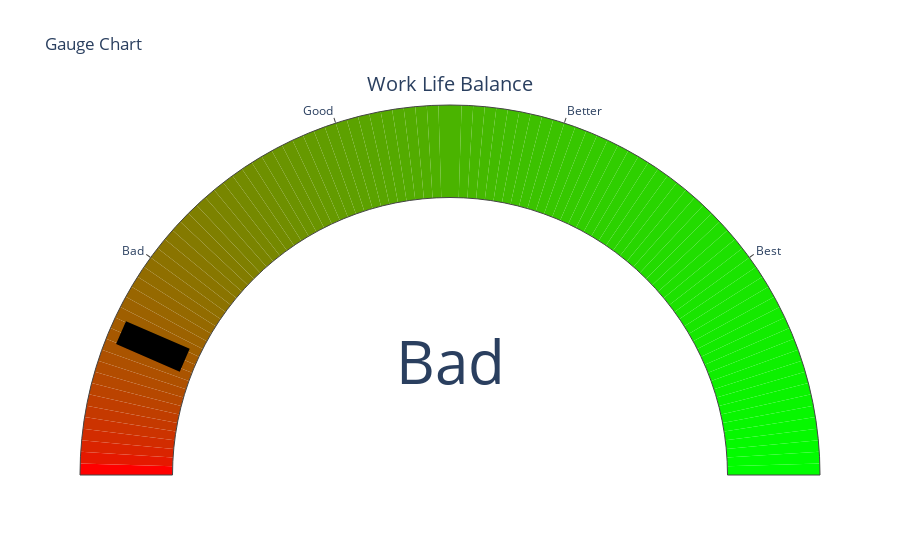

Notebook source saved alongside this figure:
### Code cell
import plotly.graph_objects as go
import numpy as np
df=make_query("SELECT life_balance FROM replacement")
risk_mapping = {'Bad': 13, 'Good': 38, 'Better': 63, 'Best':88}
df['balance_value'] = df['life_balance'].map(risk_mapping)
id = 1
num_steps = 100  # Número de pasos para la escala continua
# Generar colores interpolados para los pasos de la escala continua
colors_interpolated = [f'rgb({int(255*(1-np.sqrt(i/num_steps)))}, {int(255*np.sqrt(i/num_steps))}, 0)' for i in range(num_steps)]
tick_labels = ['Bad', 'Good', 'Better', 'Best']
tick_values = [20, 40, 60, 80]
layout = go.Layout(
    title='Gauge Chart',
    paper_bgcolor='rgba(0, 0, 0, 0)'
)
fig = go.Figure()
fig.add_trace(go.Indicator(
    mode='gauge',
    value=df['balance_value'].iloc[id],
    domain={'x': [0, 1], 'y': [0, 1]},
    title={'text': "Work Life Balance"},
    gauge={
        'axis': {'range': [0, 100], 'tickmode': 'array', 'tickvals': tick_values,'ticktext':tick_labels},
        'bar': {'color': 'rgba(0, 0, 0, 0)', 'thickness': 0.75},
        'steps': [{'range': [i, i + 1], 'color': colors_interpolated[i]} for i in range(num_steps)],
        'threshold': {
            'line': {'color': 'black', 'width': 15},
            'thickness': .75,
            'value': df['balance_value'].iloc[id]
        },
        
    }
))
text_value = df['life_balance'].iloc[id]
fig.add_annotation(
    x=0.5, y=0.2,  # Coordenadas en el gráfico (0-1)
    text=text_value,
    showarrow=False,
    font=dict(size=60)
)
fig.update_layout(layout)
fig.show()

### Figure 1 — Plotly figure (JSON) as saved in the notebook; plotly's stock layout.template omitted (floating-point values rounded to 4 significant figures)
{"data": [{"domain": {"x": [0, 1], "y": [0, 1]}, "gauge": {"axis": {"range": [0, 100], "tickmode": "array", "ticktext": ["Bad", "Good", "Better", "Best"], "tickvals": [20, 40, 60, 80]}, "bar": {"color": "rgba(0, 0, 0, 0)", "thickness": 0.75}, "steps": [{"color": "rgb(255, 0, 0)", "range": [0, 1]}, {"color": "rgb(229, 25, 0)", "range": [1, 2]}, {"color": "rgb(218, 36, 0)", "range": [2, 3]}, {"color": "rgb(210, 44, 0)", "range": [3, 4]}, {"color": "rgb(204, 51, 0)", "range": [4, 5]}, {"color": "rgb(197, 57, 0)", "range": [5, 6]}, {"color": "rgb(192, 62, 0)", "range": [6, 7]}, {"color": "rgb(187, 67, 0)", "range": [7, 8]}, {"color": "rgb(182, 72, 0)", "range": [8, 9]}, {"color": "rgb(178, 76, 0)", "range": [9, 10]}, {"color": "rgb(174, 80, 0)", "range": [10, 11]}, {"color": "rgb(170, 84, 0)", "range": [11, 12]}, {"color": "rgb(166, 88, 0)", "range": [12, 13]}, {"color": "rgb(163, 91, 0)", "range": [13, 14]}, {"color": "rgb(159, 95, 0)", "range": [14, 15]}, {"color": "rgb(156, 98, 0)", "range": [15, 16]}, {"color": "rgb(153, 102, 0)", "range": [16, 17]}, {"color": "rgb(149, 105, 0)", "range": [17, 18]}, {"color": "rgb(146, 108, 0)", "range": [18, 19]}, {"color": "rgb(143, 111, 0)", "range": [19, 20]}, {"color": "rgb(140, 114, 0)", "range": [20, 21]}, {"color": "rgb(138, 116, 0)", "range": [21, 22]}, {"color": "rgb(135, 119, 0)", "range": [22, 23]}, {"color": "rgb(132, 122, 0)", "range": [23, 24]}, {"color": "rgb(130, 124, 0)", "range": [24, 25]}, {"color": "rgb(127, 127, 0)", "range": [25, 26]}, {"color": "rgb(124, 130, 0)", "range": [26, 27]}, {"color": "rgb(122, 132, 0)", "range": [27, 28]}, {"color": "rgb(120, 134, 0)", "range": [28, 29]}, {"color": "rgb(117, 137, 0)", "range": [29, 30]}, {"color": "rgb(115, 139, 0)", "range": [30, 31]}, {"color": "rgb(113, 141, 0)", "range": [31, 32]}, {"color": "rgb(110, 144, 0)", "range": [32, 33]}, {"color": "rgb(108, 146, 0)", "range": [33, 34]}, {"color": "rgb(106, 148, 0)", "range": [34, 35]}, {"color": "rgb(104, 150, 0)", "range": [35, 36]}, {"color": "rgb(102, 153, 0)", "range": [36, 37]}, {"color": "rgb(99, 155, 0)", "range": [37, 38]}, {"color": "rgb(97, 157, 0)", "range": [38, 39]}, {"color": "rgb(95, 159, 0)", "range": [39, 40]}, {"color": "rgb(93, 161, 0)", "range": [40, 41]}, {"color": "rgb(91, 163, 0)", "range": [41, 42]}, {"color": "rgb(89, 165, 0)", "range": [42, 43]}, {"color": "rgb(87, 167, 0)", "range": [43, 44]}, {"color": "rgb(85, 169, 0)", "range": [44, 45]}, {"color": "rgb(83, 171, 0)", "range": [45, 46]}, {"color": "rgb(82, 172, 0)", "range": [46, 47]}, {"color": "rgb(80, 174, 0)", "range": [47, 48]}, {"color": "rgb(78, 176, 0)", "range": [48, 49]}, {"color": "rgb(76, 178, 0)", "range": [49, 50]}, {"color": "rgb(74, 180, 0)", "range": [50, 51]}, {"color": "rgb(72, 182, 0)", "range": [51, 52]}, {"color": "rgb(71, 183, 0)", "range": [52, 53]}, {"color": "rgb(69, 185, 0)", "range": [53, 54]}, {"color": "rgb(67, 187, 0)", "range": [54, 55]}, {"color": "rgb(65, 189, 0)", "range": [55, 56]}, {"color": "rgb(64, 190, 0)", "range": [56, 57]}, {"color": "rgb(62, 192, 0)", "range": [57, 58]}, {"color": "rgb(60, 194, 0)", "range": [58, 59]}, {"color": "rgb(59, 195, 0)", "range": [59, 60]}, {"color": "rgb(57, 197, 0)", "range": [60, 61]}, {"color": "rgb(55, 199, 0)", "range": [61, 62]}, {"color": "rgb(54, 200, 0)", "range": [62, 63]}, {"color": "rgb(52, 202, 0)", "range": [63, 64]}, {"color": "rgb(50, 204, 0)", "range": [64, 65]}, {"color": "rgb(49, 205, 0)", "range": [65, 66]}, {"color": "rgb(47, 207, 0)", "range": [66, 67]}, {"color": "rgb(46, 208, 0)", "range": [67, 68]}, {"color": "rgb(44, 210, 0)", "range": [68, 69]}, {"color": "rgb(43, 211, 0)", "range": [69, 70]}, {"color": "rgb(41, 213, 0)", "range": [70, 71]}, {"color": "rgb(40, 214, 0)", "range": [71, 72]}, {"color": "rgb(38, 216, 0)", "range": [72, 73]}, {"color": "rgb(37, 217, 0)", "range": [73, 74]}, {"color": "rgb(35, 219, 0)", "range": [74, 75]}, {"color": "rgb(34, 220, 0)", "range": [75, 76]}, {"color": "rgb(32, 222, 0)", "range": [76, 77]}, {"color": "rgb(31, 223, 0)", "range": [77, 78]}, {"color": "rgb(29, 225, 0)", "range": [78, 79]}, {"color": "rgb(28, 226, 0)", "range": [79, 80]}, {"color": "rgb(26, 228, 0)", "range": [80, 81]}, {"color": "rgb(25, 229, 0)", "range": [81, 82]}, {"color": "rgb(24, 230, 0)", "range": [82, 83]}, {"color": "rgb(22, 232, 0)", "range": [83, 84]}, {"color": "rgb(21, 233, 0)", "range": [84, 85]}, {"color": "rgb(19, 235, 0)", "range": [85, 86]}, {"color": "rgb(18, 236, 0)", "range": [86, 87]}, {"color": "rgb(17, 237, 0)", "range": [87, 88]}, {"color": "rgb(15, 239, 0)", "range": [88, 89]}, {"color": "rgb(14, 240, 0)", "range": [89, 90]}, {"color": "rgb(13, 241, 0)", "range": [90, 91]}, {"color": "rgb(11, 243, 0)", "range": [91, 92]}, {"color": "rgb(10, 244, 0)", "range": [92, 93]}, {"color": "rgb(9, 245, 0)", "range": [93, 94]}, {"color": "rgb(7, 247, 0)", "range": [94, 95]}, {"color": "rgb(6, 248, 0)", "range": [95, 96]}, {"color": "rgb(5, 249, 0)", "range": [96, 97]}, {"color": "rgb(3, 251, 0)", "range": [97, 98]}, {"color": "rgb(2, 252, 0)", "range": [98, 99]}, {"color": "rgb(1, 253, 0)", "range": [99, 100]}], "threshold": {"line": {"color": "black", "width": 25}, "thickness": 0.75, "value": 13}}, "mode": "gauge", "title": {"text": "Work Life Balance"}, "type": "indicator", "value": 13}], "layout": {"annotations": [{"font": {"size": 60}, "showarrow": false, "text": "Bad", "x": 0.5, "y": 0.2}], "paper_bgcolor": "rgba(0, 0, 0, 0)", "title": {"text": "Gauge Chart"}}}
